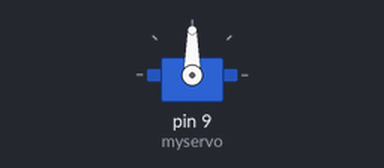
Bench run of a sketch on a simulated Arduino Uno, built with avr-gcc and run on an emulated ATmega328P. Shown: servo.

Above: at 0.05 s.
At 0.2 s:
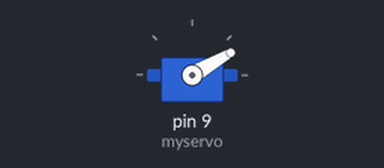
At 0.4 s:
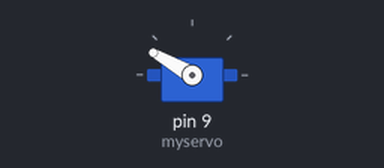
Timing chart, 0 to 3.0 s (numbered marks = the images above):
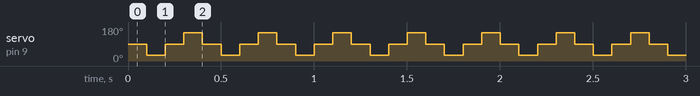

The sketch:

servo.ino
```cpp
#include <Servo.h>
Servo myservo;

int origin = 90;

void setup(){
  myservo.attach(9);
  myservo.write(origin);// move servos to center position -> 90°

}
void loop(){

  myservo.write(90);// move servos to center position -> 90°
  delay(100);
  myservo.write(30);// move servos to center position -> 60°
  delay(100);
  myservo.write(90);// move servos to center position -> 90°
  delay(100);
  myservo.write(150);// move servos to center position -> 120°
  delay(100);
}
```

Measured:
- by itself, servo on pin 9 (myservo): repeats every 0.40 s: 90° 0.10 s, 150° 0.10 s, 90° 0.10 s, 30° 0.10 s
